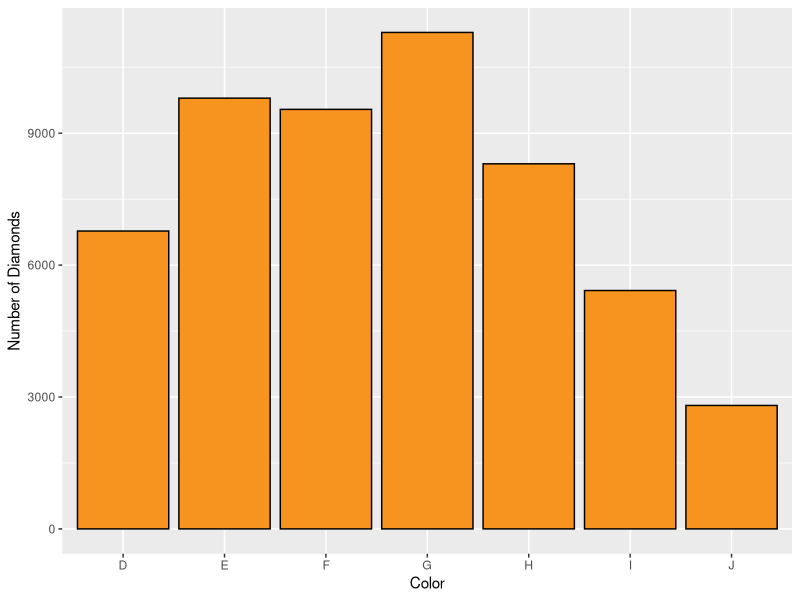
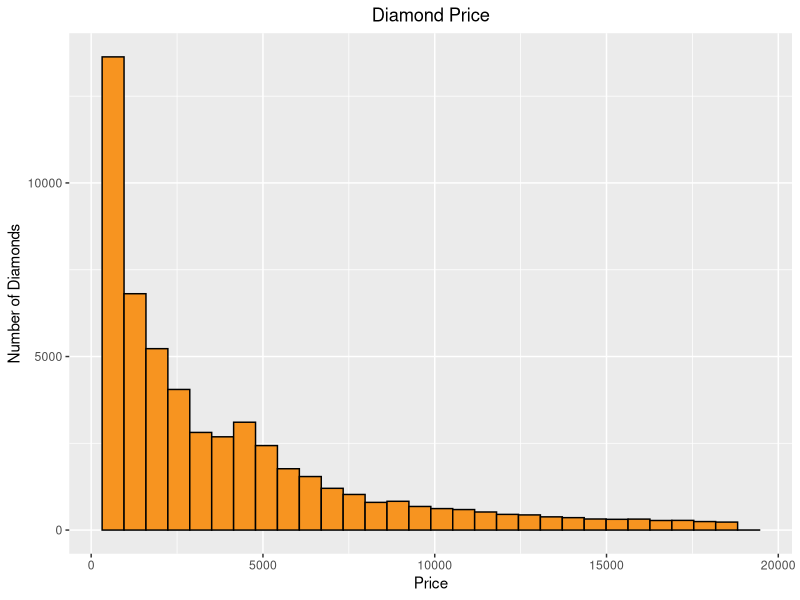
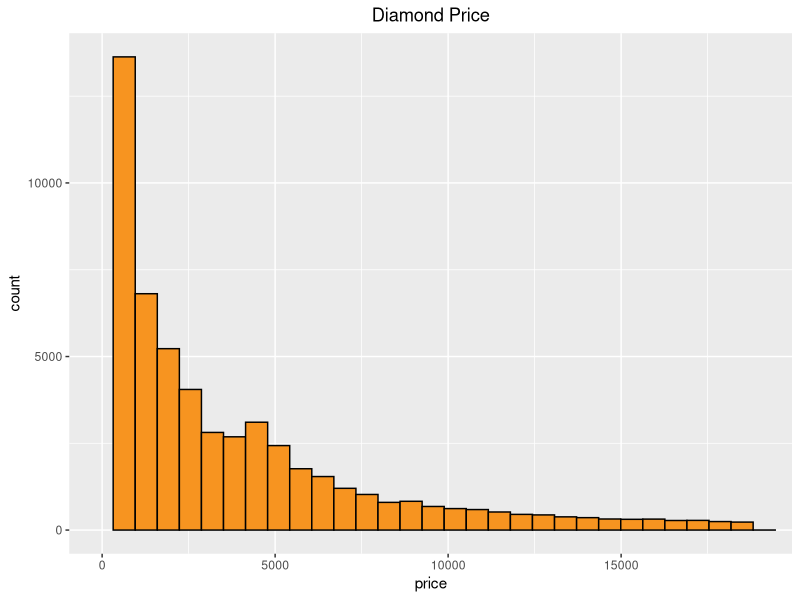
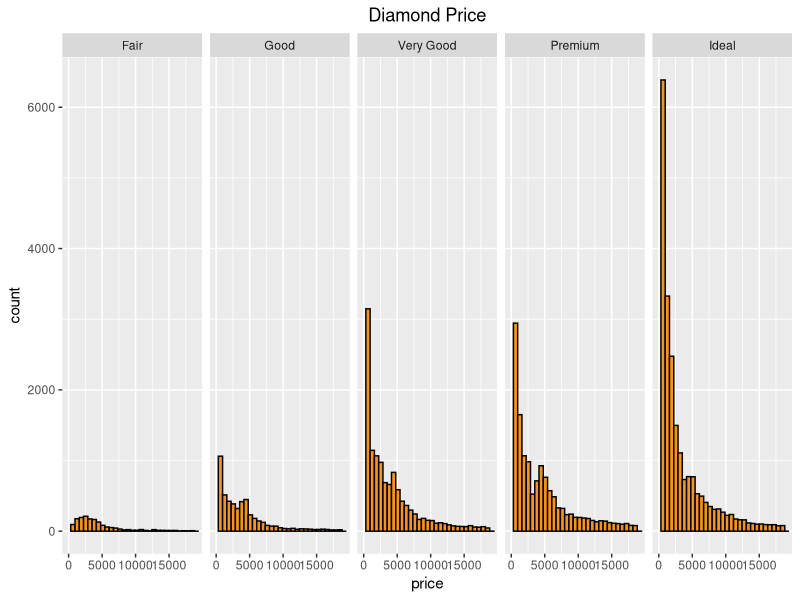
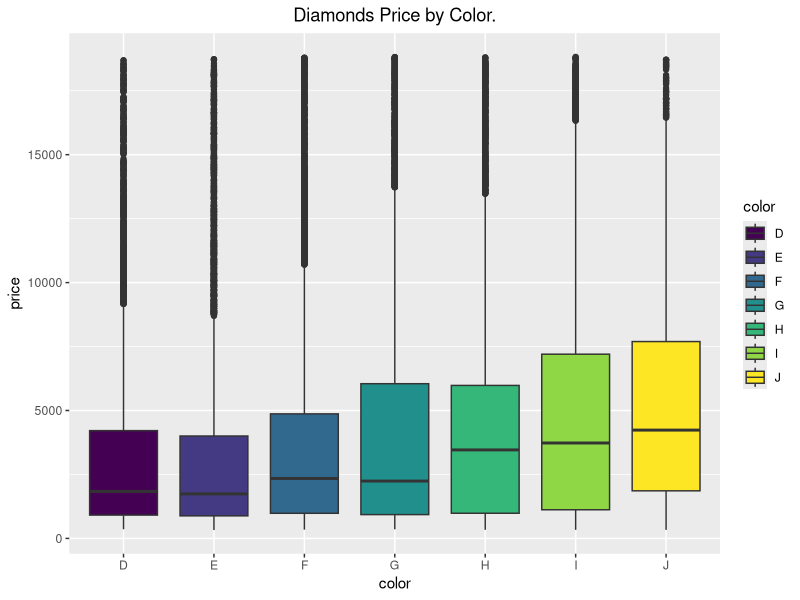
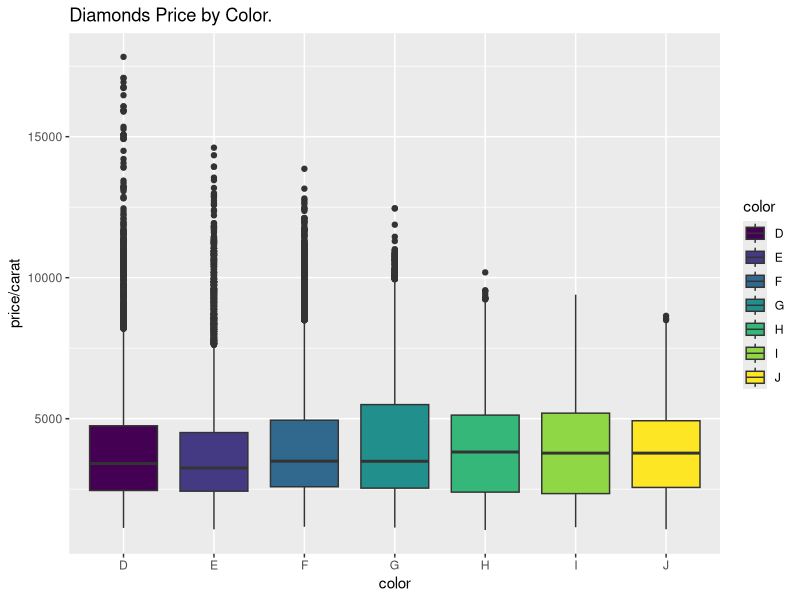
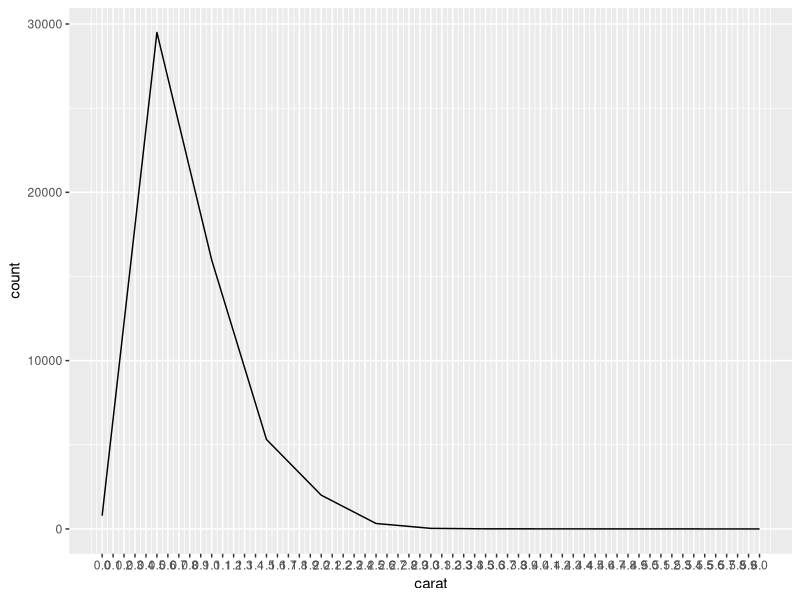
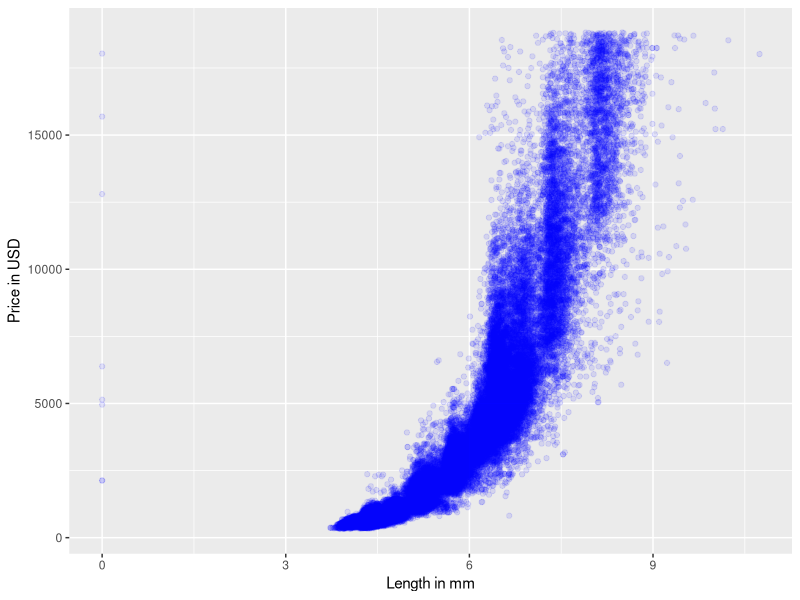

These charts were generated, in order, by the following R code:
## ---- chunk 1

library(ggplot2)
data(diamonds)
names(diamonds)
## ---- chunk 2
summary(diamonds)
## ---- chunk 3
qplot(data = diamonds, x = color, color = I('black'), fill = I('#F79420'),
      xlab = 'Color', ylab = 'Number of Diamonds')
## ---- chunk 4
qplot(data = diamonds, x = price, color = I('black'), fill = I('#F79420'), 
      xlab = 'Price', ylab = 'Number of Diamonds')  +
  ggtitle('Diamond Price') + 
  theme(plot.title = element_text(hjust = 0.5))
## ---- chunk 5
summary(diamonds$price)
## ---- chunk 6
nrow(subset(diamonds, price < 500))
## ---- chunk 7
nrow(subset(diamonds, price < 250))
## ---- chunk 8
nrow(subset(diamonds, price <= 15000))
## ---- chunk 9
 ggplot(diamonds) +
  geom_histogram( aes(x = price), color = I('black'), fill = I('#F79420'), 
      xlab = 'Price', ylab = 'Number of Diamonds')  +
  ggtitle('Diamond Price') + 
  theme(plot.title = element_text(hjust = 0.5)) +
  coord_cartesian(xlim = c(0,19000))
## ---- chunk 10
 ggplot(diamonds) +
  geom_histogram( aes(x = price), color = I('black'), fill = I('#F79420'), 
      xlab = 'Price', ylab = 'Number of Diamonds')  +
  ggtitle('Diamond Price') + 
  theme(plot.title = element_text(hjust = 0.5)) +
  coord_cartesian(xlim = c(0,19000)) +
  facet_grid(. ~ cut)
## ---- chunk 11
ggplot(diamonds) +
  geom_boxplot(aes(x = color,  y = price, fill = color)) +
   ggtitle("Diamonds Price by Color.") +
   theme(plot.title = element_text(hjust = 0.5))
## ---- chunk 12
summary(diamonds$price[diamonds$color == 'D'])
summary(diamonds$price[diamonds$color == 'J'])
IQR(diamonds$price[diamonds$color == "D"])
IQR(diamonds$price[diamonds$color == "J"])
## ---- chunk 13
ggplot(diamonds) + 
  geom_boxplot(aes(x = color,  y = price/carat, fill = color)) +
   ggtitle("Diamonds Price by Color.")

## ---- chunk 14

ggplot(diamonds) + geom_freqpoly(aes(x = carat), binwidth = 0.5) +
scale_x_continuous(limits = c(0,6), breaks = seq(0,6,0.1))


## ---- chunk 15
ggplot(data = diamonds) +
       xlab('Length in mm') +
       ylab('Price in USD') + 
  geom_point(aes(x = x, y = price),color = 'blue', alpha = 1/10)
## ---- chunk 16
cor.test(diamonds$price,diamonds$x)
## ---- chunk 17
cor.test(diamonds$price,diamonds$y) 
## ---- chunk 18
cor.test(diamonds$price,diamonds$z)
## ---- chunk 19
ggplot(data = diamonds) +
       xlab('Depth in mm') +
       ylab('Price in USD') + 
  geom_point(aes(x = depth, y = price),alpha=1/100, color = 'blue') +
  scale_x_continuous(limits = c(50, 75),
                     breaks = seq(50,75, 2))
## ---- chunk 20
cor.test(diamonds$price,diamonds$depth)
## ---- chunk 21
ggplot( data = diamonds) +
       xlab('Carat') +
       ylab('Price in USD') + 
  geom_point(aes(x = carat, y = price),color = 'blue') +
  xlim(0, quantile(diamonds$carat, probs = 0.99)) +   # 99% percentile on x variable
  ylim(0, quantile(diamonds$price, probs = 0.99))
## ---- chunk 22
diamonds$volume <- diamonds$x * diamonds$y * diamonds$z

ggplot( data = diamonds) +
       xlab('Volume (mm3)') +
       ylab('Price in USD') + 
  geom_point(aes(x = volume, y = price),color = 'blue') 
## ---- chunk 23
dim(diamonds[diamonds$volume == 0,])
## ---- chunk 24
temp_df <- diamonds[ diamonds$volume > 0 & diamonds$volume <= 800 , ]

cor.test(temp_df$price,temp_df$volume)
## ---- chunk 25
temp_df <- diamonds[ diamonds$volume > 0 & diamonds$volume <= 800 , ]

ggplot( data = temp_df) +
       xlab('Volume (mm3)') +
       ylab('Price in USD') + 
  geom_point(aes(x = volume, y = price),color = 'blue',alpha=1/100) +
  geom_smooth(aes(x = volume, y = price))
## ---- chunk 26
library(dplyr)

clarity_groups  <- group_by(diamonds,clarity)     # first groups data by clarity

diamondsByClarity <- summarise(clarity_groups,                 # then summarizes
          mean_price = mean(price),                    # and creates new variables
          median_price = median(price),
          min_price = min(price),
          max_price = max(price),
          n = n()                                      # number of items in each group
          )

diamondsByClarity
## ---- chunk 27
library(dplyr)
library(ggplot2)

diamonds_by_clarity <- group_by(diamonds, clarity)
diamonds_mp_by_clarity <- summarise(diamonds_by_clarity, mean_price = mean(price))
p1 <- ggplot( data = diamonds_mp_by_clarity) +
  geom_bar(aes(x = clarity, y = mean_price),stat="identity",color = 'black', fill = 'orange')

diamonds_by_color <- group_by(diamonds, color)
diamonds_mp_by_color <- summarise(diamonds_by_color, mean_price = mean(price))
p2 <- ggplot( data = diamonds_mp_by_color) +
  geom_bar(aes(x = color, y = mean_price),stat="identity",color = 'black',fill = 'blue')

library(gridExtra)
grid.arrange(p1,p2,ncol=1)
